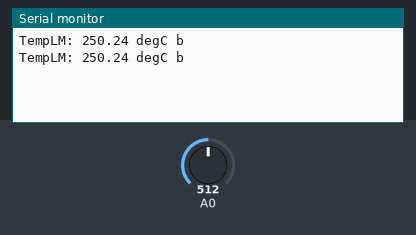
The sketch below on a simulated Arduino Uno, built with avr-gcc and run on an emulated ATmega328P. On the bench: the last lines printed to the serial monitor. The test bench sets the inputs (shaded band); at power-on: A0 = 512.

Above: at 1.8 s.
1.9 s: A0 set to 716
At 2.5 s:
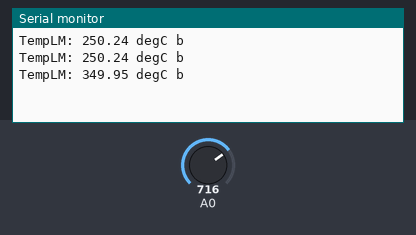
3.4 s: A0 set to 900
At 4.8 s:
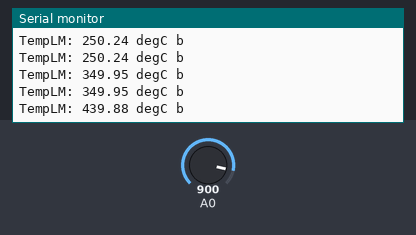
Timing chart, 0 to 6.4 s (numbered marks = the images above; inputs shaded):
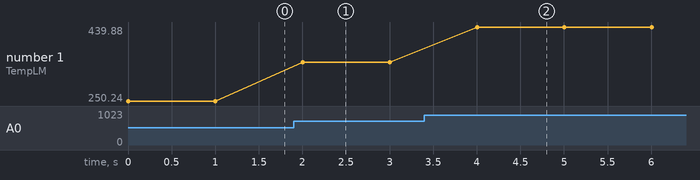

The sketch:

question1.ino
```cpp
/*  Author: Arnob Karmokar
 *  ID: 16-01-05-055
 *  Created on 02 April 2019
 */
float Temp;
void setup() {
  pinMode(A0,INPUT);
  Serial.begin(9600);
}

void loop() {
  Temp = (500/1023.0)*analogRead(A0);
  Serial.print("TempLM: ");
  Serial.print(Temp,2);
  Serial.print(" degC b");
  Serial.println("");
  delay(1000);
}
```

Measured:
- after the input at 1.9 s, the serial monitor: prints a new line after 0.10 s (image 1)
- after the input at 3.4 s, the serial monitor: prints a new line after 0.60 s (image 2)
- plotted number 1: 250.24 → 349.95 after the input at 1.9 s, 349.95 → 439.88 after the input at 3.4 s
